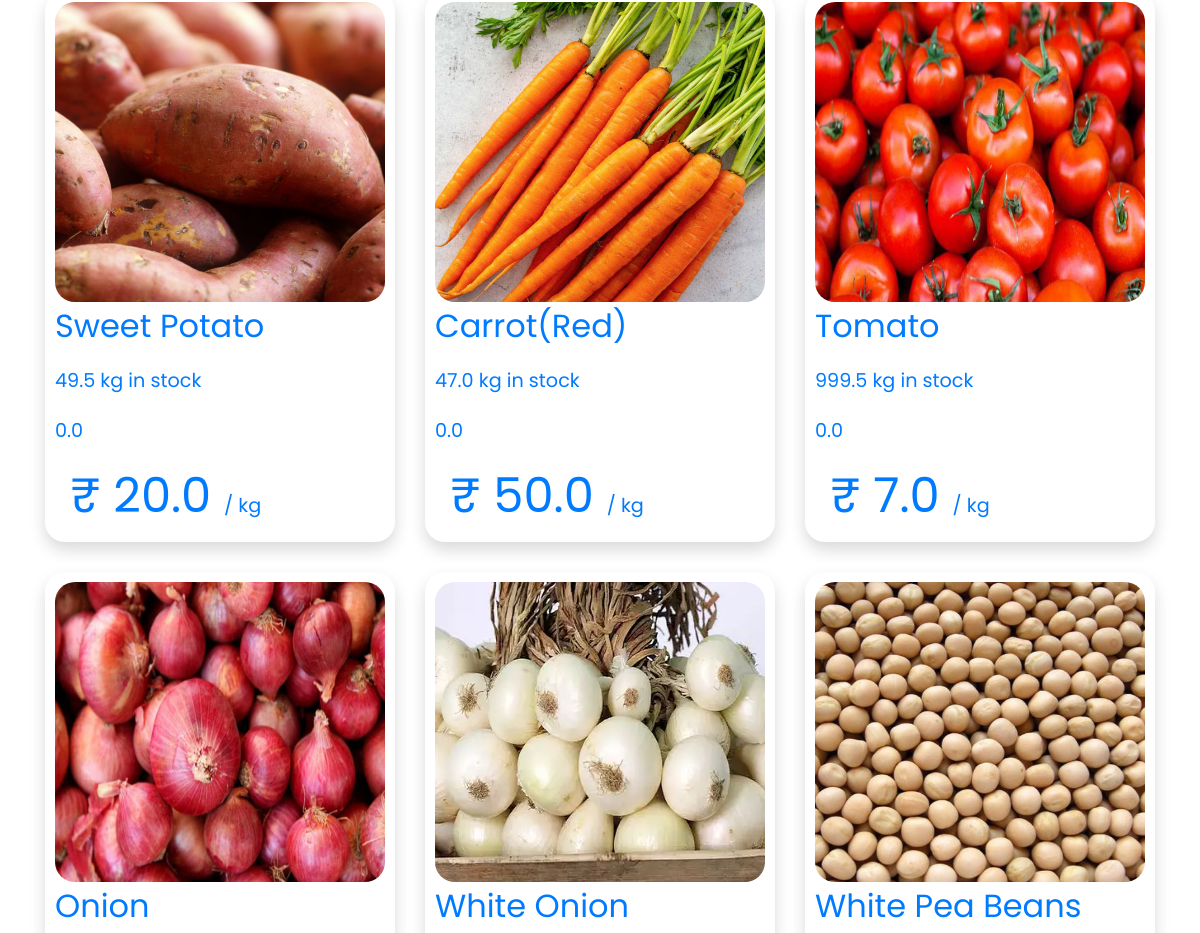
Before: /retailshop/ (signed in, middle part) with the older database file.
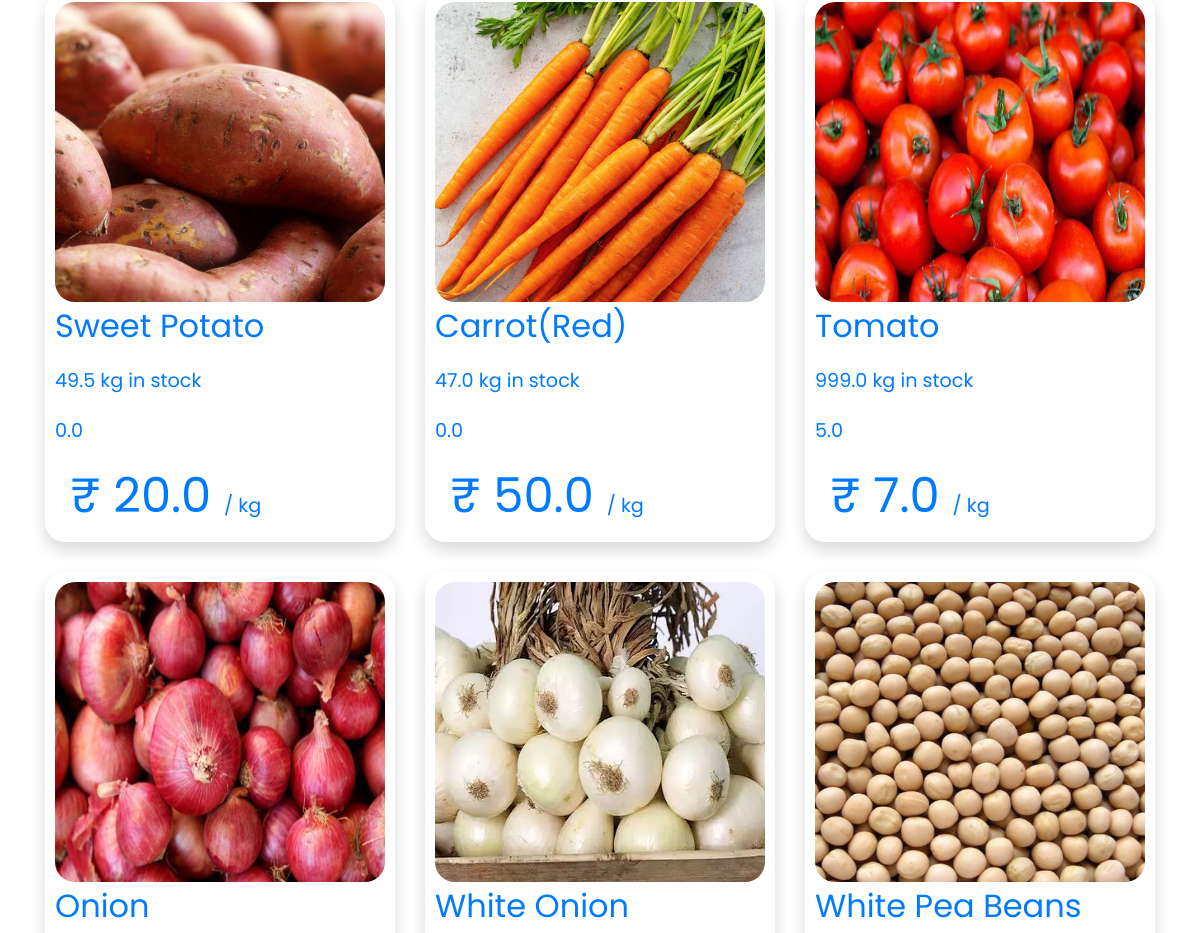
After: the same page with the newer database file.
### CommodityApp/models.py (models this page shows, shortened)
class Commodities(models.Model):
    username_id = models.ForeignKey(User, on_delete= models.CASCADE)
    name = models.CharField(max_length=200)
    comcode = models.CharField(max_length=100)
    type_choices = (
    ('FRUIT','Fruit'),
    ('VEGIES','Vegetables'),
    ('PULSES','Pulses'),
    ('CEREAL','Cereal'),
    ('OTHERS','Others')
    )
    type = models.CharField(max_length=100,choices=type_choices)
    perishable = models.BooleanField(default=False)
    description = models.CharField(max_length=1000)
    rating = models.FloatField(default=0.0)
    amount = models.FloatField()
    breed=models.CharField(max_length=200,default=' ')
    priceperkg = models.FloatField()
    priceperquintal = models.FloatField()
    date = models.DateField()
    time = models.TimeField(auto_now=False, auto_now_add=False)
    image = models.ImageField(upload_to = 'img/')

### CommodityApp/views.py (the view)
# urls.py: path('retailshop/',views.AllCommoditiesRetail,name='retailshop'),
@login_required
def AllCommoditiesRetail(request):
    commodities = Commodities.objects.all()
    a = {'commodities':commodities}
    return render(request,'retailshop.html',a)

### templates/retailshop.html (shortened to what this page needs)
{% extends 'index.html' %}
{% block content %}
<div class="container">
<div class="row">
{% for i in commodities %}
<div class="col-md-4">
  <a href="/onecom/{{i.comcode}}/">
  <div class="commodity shadow">
      <div class="c-img">
  <img src="/media/{{i.image}}" alt="" height="300" width="100%">
</div>
  <div class="c-name">{{i.name}}</div>
  <div class="c-amount">{{i.amount}} kg in stock</div
  ><br><br><div class="c-rating">{{i.rating}}</div>
  <div class="c-price">&#8377 {{i.priceperkg}} <span> / kg</span> </div>
</div>
</a>
</div>
{% endfor %}
  </div>
</div>
{% endblock %}

Changed rows visible on the page:
changed Commodities "Tomato": amount "999.5" → "999.0"; rating "0.0" → "5.0"
